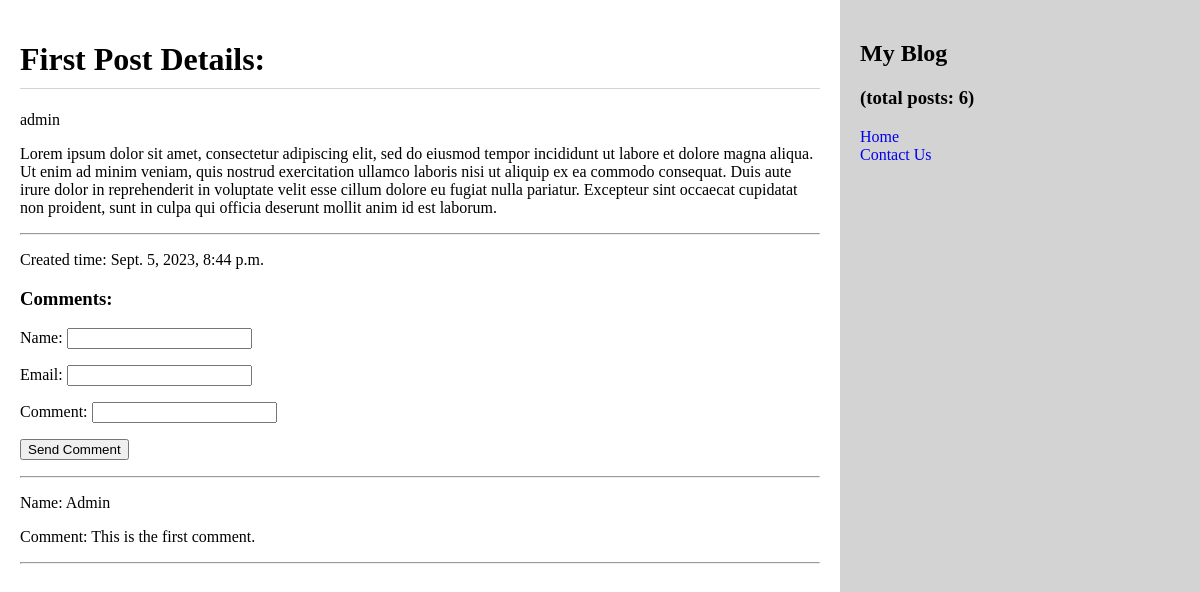
Page /2023/09/05/post1/ on the committed database.
### blog/models.py (models this page shows, shortened)
class Post(models.Model):
    STATUS_CHOICES = (
        ('draft', 'Draft'),
        ('published', 'Published'),
    )
    title = models.CharField(max_length=250, unique=True)
    slug = models.SlugField(max_length=250, unique=True)
    author = models.ForeignKey(User, on_delete=models.CASCADE)
    body = models.TextField()
    created_date = models.DateTimeField(auto_now_add=True)
    status = models.CharField(max_length=10, choices=STATUS_CHOICES, default='draft')
    tags = TaggableManager()
    def get_active_comment(self):
        return self.comment_set.filter(active=True)

class Comment(models.Model):
    post = models.ForeignKey(Post, on_delete=models.CASCADE)
    name = models.CharField(max_length=100)
    email = models.EmailField()
    comment = models.CharField(max_length=500)
    active = models.BooleanField(default=False)
    created_date = models.DateTimeField(auto_now_add=True)

### blog/views.py (the view)
# urls.py: path('<int:year>/<int:month>/<int:day>/<str:slug>/', views.post_details, name='post_details'),
def post_details(request, year, month, day, slug):
    post = models.Post.objects.get(created_date__year=year,
                                   created_date__month=month,
                                   created_date__day=day,
                                   slug=slug,
                                   status='published')
    comment_form = forms.CommentForm()
    new_comment = None
    if request.method == 'POST':
        comment_form = forms.CommentForm(data=request.POST)
        if comment_form.is_valid():
            new_comment = comment_form.save(commit=False)
            new_comment.post = post
            new_comment.save()
    context = {
        'post': post,
        'comment_form': comment_form,
        'new_comment': new_comment,
    }
    return render(request, 'post_detail.html', context=context)

### blog/forms.py
class CommentForm(forms.ModelForm):
    class Meta:
        model = models.Comment
        fields = ('name', 'email', 'comment')

### blog/templatetags/my_tags.py (called while the page is built)
@register.simple_tag
def total_count():
    return Post.objects.filter(status='published').count()

### blog/templates/post_detail.html (shortened to what this page needs)
{% extends 'base.html'%}
{% block content %}
<h1>{{ post.title }} Details:</h1>
<p>{{ post.author }}</p>
<p>{{ post.body }}</p>
<hr>
<p>Created time: {{ post.created_date}}</p>
{% endblock %}
{% block comment %}
{% if new_comment %}
<P>Your comment is saved. Please wait until we review it!</P>
<hr>
{% else %}
<form method="post">
    {{ comment_form.as_p }}
    <input type="submit" value="Send Comment">
</form>
{% endif %}
{% for comment in post.get_active_comment %}
<hr>
<p>Name: {{ comment.name }}</p>
<p>Comment: {{ comment.comment }} </p>
<hr>
{% endfor %}
{% endblock %}

### blog/static/css/styles.css (style rules this page uses)
* { box-sizing:border-box; }
body, html { height: 100%; margin: 0; }
h1 { border-bottom: 1px solid lightgrey; padding-bottom: 10px; }

### rows in the picture
Post: title "First Post", author "admin", body "Lorem ipsum dolor sit amet, consectetur adipiscing elit, sed do eiusmod tempor incididunt ut labore et dolore magna aliqua. Ut enim ad minim veniam, quis nostrud exercitation ullamco laboris nisi ut aliquip ex ea commodo consequat. Duis aute irure dolor in reprehenderit in voluptate velit esse cillum dolore eu fugiat nulla pariatur. Excepteur sint occaecat cupidatat non proident, sunt in culpa qui officia deserunt mollit anim id est laborum.", created_date "Sept. 5, 2023, 8:44 p.m."
Comment: name "Admin", comment "This is the first comment."
